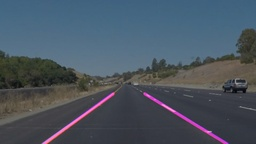
#> input picture test_images_out/solidYellowCurve.jpg, 256 x 144 px, shrunk from 960 x 540 before the run, found by its file name
$ jupyter execute --allow-errors identify_lanes_images.ipynb
#> lines starting #> are read from the running program, lines starting #| are printed output that depends on the picture; after the words box and inside, x2 and y2 are one past the last pixel; in counts of white or black regions, pixels touching at a corner belong together
### src/traffic_lanes_pipeline/view_filter.py

def lane_view_pixel(y, x, h, w, y_cut):
    ### Evaluates whether pixel is in the area of the image where lines are expected ###
    # y_cut is level of the top corner of visibility triangle
    x_mid = int(w / 2)

    if x <= x_mid:
        # y_cut = h + m * x_mid
        # m = (y_cut - h) / x_mid

        m = - y_cut / w * 2
        y_0 = h + m * x
        return y > y_0

    if x > x_mid:
        # y_cut = m * x_mid
        # m = y_cut / x_mid

        m = 2 * y_cut / w
        b = h - 2 * y_cut
        y_0 = m * x + b
        return y > y_0

def limit_view(image, ratio, color=0):
    assert (len(image.shape) == 2), "Only grey scale images are supported"
    img = image.copy()
    height, width = img.shape

    y_cut = int(ratio * height)
    for x in range(0, width):
        for y in range(0, height):
            if not lane_view_pixel(y, x, height, width, y_cut):
                img[y, x] = color

    return img

### src/traffic_lanes_pipeline/merge_lines.py
import math
import numpy as np
from src.traffic_lanes_pipeline.lane import TrafficLane, extend_line


def merge_lines(lines, height, width, y_cut=0.65):
    angles = map_lines(lines, height, width)
    res_list = {}
    for key, value in angles.items():
        if not value in res_list:
            res_list[value] = []
        res_list[value].append(key)

    res = {}
    for key, value in res_list.items():
        lane = TrafficLane(height, width, y_cut)
        for i in value:
            lane.add_line(lines[i])
        res[key] = lane
    return list(res.values())


def map_lines(lines, height, width):
    """Makes a dictionary of lists mapping lines with close angles"""
    res = []
    angles_map = dict()

    # Getting sorted index taken here:
    # https://stackoverflow.com/questions/6422700/how-to-get-indices-of-a-sorted-array-in-python
    sorted_lines_index = sorted(((e, i) for i, e in enumerate(lines)), key=lambda x: line_angle(x[0]))
    sorted_lines_index = [x[1] for x in sorted_lines_index]
    # print("Sorted Lines Index: {sorted_lines_index}".format(sorted_lines_index = sorted_lines_index))
    lines = sort_lines(lines)

    current_line = 0
    angle_difference = 0
    x_difference = 0
    angle_threshold = 5
    x_bottom_distance_threshold = width // 30
    for i in range(len(lines)):
        if i > 0:
            angle_difference = diff_angle(lines[i], lines[i - 1])
            x_bottom_distance = diff_lane_bottom_x(lines[i], lines[i - 1], height)
            # [4 lines of commented-out code are left out]
            if angle_difference > angle_threshold or x_bottom_distance > x_bottom_distance_threshold:
                current_line = i

        angles_map[sorted_lines_index[i]] = sorted_lines_index[current_line]

    return angles_map


def line_angle(line):
    x1, y1, x2, y2 = line[0]
    angle = math.atan2(y2 - y1, x2 - x1) * 180 / math.pi
    return angle


def sort_lines(lines):
    return sorted(lines, key=line_angle)


# [19 lines left out: functions diff_angle, diff_lane_bottom_x, line_bottom_x, not called in this run]

### src/traffic_lanes_pipeline/image_pipeline.py
import cv2
from matplotlib import pyplot as plt
import matplotlib.cm as cm
import numpy as np
import math
from skimage.filters import threshold_otsu

from src.traffic_lanes_pipeline.lanes import detect_traffic_lanes
from src.traffic_lanes_pipeline.view_filter import limit_view


def process_image(image):
    # NOTE: The output you return should be a color image (3 channel) for processing video below
    # you should return the final output (image where lines are drawn on lanes)
    canvas = cv2.cvtColor(image, cv2.COLOR_BGR2GRAY)

    lanes_grey = image_traffic_lanes(image)
    lanes_saturation = image_traffic_lanes(image, use_saturation = True)

    # Add lanes to the output image
    img_lanes_grey = np.copy(canvas) * 0  # creating a blank to draw lines on

    for lane in lanes_grey:
        if lane.confidence >= 0.25:
            x1, y1, x2, y2 = lane.coordinates[0]
            cv2.line(img_lanes_grey, (x1, y1), (x2, y2), 255, 10)

    img_lanes_grey = cv2.merge((img_lanes_grey, np.copy(canvas) * 0, np.copy(canvas) * 0))

    img_lanes_saturation = np.copy(canvas) * 0  # creating a blank to draw lines on

    for lane in lanes_saturation:
        if lane.confidence >= 0.40:
            x1, y1, x2, y2 = lane.coordinates[0]
            cv2.line(img_lanes_saturation, (x1, y1), (x2, y2), 255, 10)
    img_lanes_saturation = cv2.merge((np.copy(canvas) * 0, np.copy(canvas) * 0, img_lanes_saturation * 100))

    image_tagged = image.copy()
    image_tagged = cv2.addWeighted(image_tagged, 0.8, img_lanes_grey, 1, 0)
    image_tagged = cv2.addWeighted(image_tagged, 0.8, img_lanes_saturation, 1, 0)
    # image_tagged = cv2.cvtColor(image_tagged, cv2.COLOR_BGR2RGB)
    return image_tagged


def image_traffic_lanes(image, use_saturation = False):
    img_gradient_grey = gradient_filter(image)
    if use_saturation:
        img_gradient_saturation = gradient_filter(image, color_filter=color_filter_saturation)
        img_gradient = cv2.add(
            img_gradient_grey,
            img_gradient_saturation
        )
    else:
        img_gradient = img_gradient_grey

    img_limited_view = limit_view(img_gradient, ratio = 0.45)
    # return img_limited_view

    lines = detect_edges(img_limited_view)

    height, width = img_gradient.shape

    lanes = detect_traffic_lanes(lines, height, width)
    return lanes


def color_filter_grey(image):
    result = cv2.cvtColor(image, cv2.COLOR_BGR2GRAY)
    return result


def gradient_filter(image, color_filter = color_filter_grey):
    img_grey = color_filter(image)

    # Define a kernel size for Gaussian smoothing / blurring
    kernel_size = 5
    img_blur = cv2.GaussianBlur(img_grey, (kernel_size, kernel_size), 0)

    # Edge detection with Canny filter

    high_threshold = threshold_otsu(img_blur)

    low_threshold = int(high_threshold / 2)

    img_gradient = cv2.Canny(img_blur, low_threshold, high_threshold)
    return img_gradient


def detect_edges(image):
    # Define the Hough transform parameters
    # Make a blank the same size as our image to draw on
    height, width = image.shape
    rho = 1
    theta = np.pi / 180
    threshold = int(height * 0.10)
    min_line_length = int(height * 0.10)
    max_line_gap = min_line_length

    # Run Hough on edge detected image
    # OpenCV contains explanation of theory and parameters for HoughLinesP
    # https://opencv-python-tutroals.readthedocs.io/en/latest/py_tutorials/py_imgproc/py_houghlines/py_houghlines.html
    lines = cv2.HoughLinesP(
        image, rho, theta, threshold, np.array([]),
        min_line_length, max_line_gap)

    return lines


def color_filter_saturation(image):
    # this function improves detection
    # of the yellow line specifically
    image_hsv = cv2.cvtColor(image, cv2.COLOR_RGB2HSV)
    # set hue and value channels to 0
    image_hsv[:, :, 0] = 0
    image_hsv[:, :, 2] = 0

    result = cv2.cvtColor(image_hsv, cv2.COLOR_BGR2GRAY)
    return result

### identify_lanes_images.ipynb
[cell 1]
# conda install -c menpo opencv
# https://stackoverflow.com/questions/23119413/how-do-i-install-python-opencv-through-conda
import cv2
from matplotlib import pyplot as plt
import matplotlib.cm as cm
from matplotlib.colors import hsv_to_rgb
import numpy as np
import math
import itertools

from src.traffic_lanes_pipeline.merge_lines import merge_lines
# from src.traffic_lanes_pipeline.lanes import extend_line
from src.traffic_lanes_pipeline.view_filter import limit_view
from src.traffic_lanes_pipeline.image_pipeline import process_image, gradient_filter, color_filter_saturation

from skimage.filters import threshold_otsu

## Greyscale the image

[cell 2]
img_path = 'test_images/solidYellowCurve.jpg'
img = cv2.imread(img_path, cv2.IMREAD_COLOR)
#> img is the input picture: shape (144, 256, 3); mean B, G, R 97.4, 85.4, 74.3

cv2.imwrite(
    "writeup_images/image.jpg",
    img
)

# This is to compensate for the fact that
# opencv image layers are stored in reverse order - BGR
# @alsosee https://www.pyimagesearch.com/2014/11/03/display-matplotlib-rgb-image/
img_color = cv2.cvtColor(img, cv2.COLOR_BGR2RGB)
plt.imshow(img_color)

[cell 3]
img_grey = cv2.cvtColor(img, cv2.COLOR_BGR2GRAY)
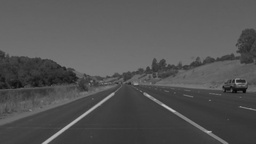
#> img_grey: shape (144, 256); min 6, max 195, mean 83.4

plt.imshow(img_grey, cmap=cm.gray, vmin=0, vmax=255)

cv2.imwrite(
    "writeup_images/img_grey.jpg",
    img_grey
)
#> Out = True

## HSV Image layer to identify yellow lines (challenge)

On of the key obstacles for the the algorithm was
recognition of pale yellow lines in the challenge video.

After experimenting with different filtering options based on layers,
saturation turned out to be the most efficent to highlight the yellow line.

Application of the filter can be seen in the image bellow.

[cell 4]
image_hsv = cv2.cvtColor(img, cv2.COLOR_RGB2HSV)
#> image_hsv: shape (144, 256, 3); mean H, S, V 41.6, 70.3, 100.9

h = image_hsv.copy()
# set green and red channels to 0
h[:, :, 0] = 0
#> h: shape (144, 256, 3); mean H, S, V 0, 70.3, 100.9
h[:, :, 2] = 0
#> h: shape (144, 256, 3); mean H, S, V 0, 70.3, 0

image_hsv_grey = cv2.cvtColor(h, cv2.COLOR_BGR2GRAY)
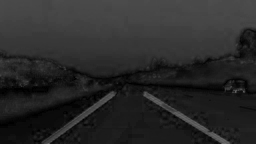
#> image_hsv_grey: shape (144, 256); min 0, max 108, mean 41.3


plt.imshow(image_hsv_grey, cmap=cm.gray)

## Apply gradient filter to identify edges

Gradient filter can be applied to the grey scale image to identify
points on the where color intensity changes the most.

On this example image these we can expect bright road lines to be picked
up by the filter.

Application of the GaussianBlur prior to Edge detection
reduces number of edgets that will be identified in the next step.

[cell 5]
# Define a kernel size for Gaussian smoothing / blurring
# Note: this step is optional as cv2.Canny() applies a 5x5 Gaussian internally
kernel_size = 5
#img_blur = cv2.GaussianBlur(img_grey,(kernel_size, kernel_size), 0)
img_blur = img_grey

[cell 6]
thresholds = [(20, 55), (50, 150), (50, 200), (30, 200), (70, 200),
              (50, 180), (50, 220), (50, 250),
              (100, 150), (100, 200), (100, 250),
              (150, 150), (150, 200), (150, 250)]


for l, h in thresholds:
    img_gradient = cv2.Canny(img_blur, l, h)
    cv2.putText(
        img_gradient,
        "Thresholds (l,h): {l}, {h}".format(l = l, h = h),
        (50,50),
        cv2.FONT_HERSHEY_SIMPLEX,
        1,
        255
    )
    cv2.imwrite(
        "writeup_images/img_canny_tunning_{l}_{h}.jpg".format(l = l, h = h),
        img_gradient
    )
#> this loop made 14 passes
#> pass 1, `img_gradient = cv2.Canny(img_blur, l, h)`:
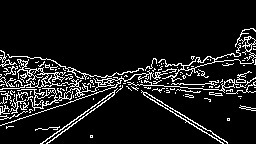
#> img_gradient: shape (144, 256); 10.2% white in thin lines or dots, all inside (x1, y1, x2, y2) = (0, 28, 256, 144)
#> after the loop:
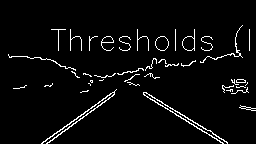
#> img_gradient: shape (144, 256); 4.1% white in thin lines or dots, all inside (x1, y1, x2, y2) = (8, 25, 256, 144)

Thresholds | Lower 50 | Lower 100 | Lower 150
:-------|:--------------------------:|:--------------------------:|:--------------------------:
Upper 150 | |  |
Upper 200 | |  |
Upper 250 | |  |

[cell 7]
high_threshold = threshold_otsu(img_blur)
#> high_threshold = 81
print(high_threshold)
#| 81

low_threshold = int(high_threshold / 2)
#> low_threshold = 40

img_gradient = cv2.Canny(img_blur, low_threshold, high_threshold)

plt.imshow(img_gradient, cmap='Greys_r')


cv2.imwrite(
    "writeup_images/img_gradient.jpg",
    img_gradient
)

height, width = img_grey.shape
#> height = 144; width = 256
crop_y1 = int(height * 0.55)
#> crop_y1 = 79
crop_y2 = height
#> crop_y2 = 144
crop_x1 = int(width * 0.2)
#> crop_x1 = 51
crop_x2 = int(width * 0.8)
#> crop_x2 = 204
img_blur_crop = img_blur[crop_y1:crop_y2, crop_x1:crop_x2].copy()
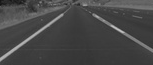
#> img_blur_crop: shape (65, 153); min 19, max 195, mean 70.7
plt.imshow(img_blur_crop, cmap='Greys_r')
high_threshold2 = threshold_otsu(img_blur_crop)
#> high_threshold2 = 87
print(high_threshold2)
#| 87

## Reduce image scope

To detect lanes on the road it will help to reduce the view
of the camera to the road ahead of the car which can be asumed
to be a triangle formed between:

 - left bottom corner of the image
 - right bottom corner
 - point in the middle by x and 2/3 from the bottom by y

[cell 8]
# Demo output of the `limit_view()` function
img_view_demo = np.copy(img_grey) * 0 #creating a blank to draw lines on
#> img_view_demo: shape (144, 256); every value is 0
img_view_demo = limit_view(img_view_demo, ratio = 0.45, color = 255) # remove color outside of the road view
#> after the loop in limit_view, `for x in range(0, width):`:
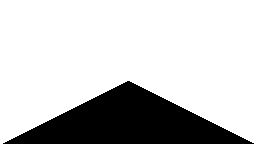
#> img: shape (144, 256); 78.3% white; 1 black region, box (x1, y1, x2, y2) and area: (3, 81, 254, 144) 8001
plt.imshow(img_view_demo, cmap='Greys_r')

cv2.imwrite(
    "writeup_images/img_view_demo.jpg",
    img_view_demo
)
#> Out = True

[cell 9]
img_limited_view = limit_view(img_gradient, ratio = 0.45)
#> call 2 of limit_view, with ratio = 0.45, color = 0
#> after the loop in limit_view (call 2), `for x in range(0, width):`:
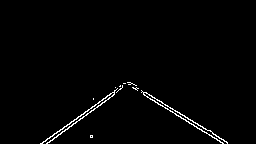
#> img: shape (144, 256); 1.5% white in thin lines or dots, all inside (x1, y1, x2, y2) = (40, 82, 228, 144)
plt.imshow(img_limited_view, cmap='Greys_r')


cv2.imwrite(
    "writeup_images/img_limited_view.jpg",
    img_limited_view
)
#> Out = True

[cell 10]
# Define the Hough transform parameters
# Make a blank the same size as our image to draw on
rho = 1
theta = np.pi / 180
threshold = 50
min_line_length = 100
max_line_gap = 50

line_image = np.copy(img_limited_view) * 0 #creating a blank to draw lines on

# Run Hough on edge detected image
# OpenCV contains explanation of theory and parameters for HoughLinesP
# https://opencv-python-tutroals.readthedocs.io/en/latest/py_tutorials/py_imgproc/py_houghlines/py_houghlines.html
lines = cv2.HoughLinesP(
    img_limited_view, rho, theta, threshold, np.array([]),
                            min_line_length, max_line_gap)

print("Lines detected: {lines}".format(lines = len(lines)))
#| Lines detected: 1

height, width = img_grey.shape

#> (the rest of this cell did not finish here and is left out)

#> the loop in map_lines, `for i in range(len(lines)):` made 1 pass
#> the loop in merge_lines, `for key, value in angles.items():` made 1 pass
#> (key, value) on pass 1: (0, 0)
#> the loop in merge_lines, `for key, value in res_list.items():` made 1 pass


print("Lines merged into: {output}".format(output = len(lines_output)))


# Iterate over the output "lines" and draw lines on the blank
for line in lines_output:
    for x1, y1, x2, y2 in line.coordinates:
        cv2.line(line_image, (x1, y1), (x2, y2), 255, 10)


plt.imshow(line_image)

# Create a "color" binary image to combine with line image
color_edges = np.dstack((img_limited_view, img_limited_view, img_limited_view))

plt.imshow(color_edges)
line_image = cv2.merge((np.copy(img_limited_view) * 0, np.copy(img_limited_view) * 0, line_image))
# Draw the lines on the edge image
combo = cv2.addWeighted(color_edges, 0.8, line_image, 1, 0)
plt.imshow(combo)

## Result

Now we can combine lines derived from the pipeline above with original image to visually evaulate performance of the algorithm.

In this example result is only partially satisfactory:

* Continious line on the right side is identified completely
* First section of the broken line on the left side is identified

However, most of segments of the broken line on the left side are undetected.

There are possible ares for research to improve this:

 * Apply Canny edge detection to the relevant part of the image with different threshold level
 * Apply line detection iteratively over the depth of the image with different threshold levels
   to capture smaller
 * Interpolate broken lines using the perspective geometry. This pottentially can inform about the shape of the lane based on the other line(s)

[cell 11]
img_demo = img.copy()
#> (the rest of this cell did not finish here and is left out)

[cell 12]
img_gradient_1 = gradient_filter(img)
img_gradient_2 = gradient_filter(img, color_filter = color_filter_saturation)
#> in gradient_filter (call 2), `img_gradient = cv2.Canny(img_blur, low_threshold, high_threshold)`:
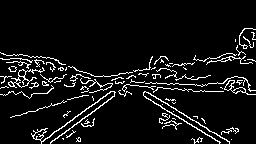
#> img_gradient: shape (144, 256); 7.3% white in thin lines or dots, all inside (x1, y1, x2, y2) = (0, 28, 256, 144)

cv2.imwrite(
    "writeup_images/img_gradient_saturation.jpg",
    img_gradient_2
)

img_gradient_combined = cv2.add(img_gradient_1, img_gradient_2)
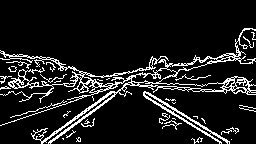
#> img_gradient_combined: shape (144, 256); 11.2% white in thin lines or dots, all inside (x1, y1, x2, y2) = (0, 28, 256, 144)
print(img_gradient_combined.shape)
#| (144, 256)
cv2.imwrite(
    "writeup_images/img_gradient_combined.jpg",
    img_gradient_combined
)

plt.imshow(img_gradient_2)

[cell 13]
img_saturation = color_filter_saturation(img)
print(img_saturation.shape)
#| (144, 256)
plt.imshow(img_saturation, cmap='Greys_r')

[cell 14]
img = cv2.imread(img_path, cv2.IMREAD_COLOR)

#> (the rest of this cell did not finish here and is left out)

#> call 3 of limit_view, with ratio = 0.45, color = 0
#> after the loop in limit_view (call 3), `for x in range(0, width):`:
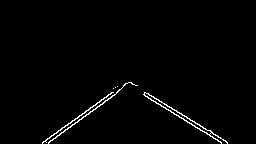
#> img: shape (144, 256); 1.5% white in thin lines or dots, all inside (x1, y1, x2, y2) = (42, 82, 228, 144)

$ run again, with test_images_out/challenge.jpg copied over test_images_out/solidYellowCurve.jpg
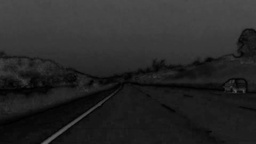
#> input picture test_images_out/challenge.jpg, 256 x 144 px, shrunk from 960 x 540 before the run, found by its file name
#> img is the input picture: shape (144, 256, 3); min 0, max 101, mean 39.8
#> `cv2.imwrite( "writeup_images/img_grey.jpg", img_grey )`: Out = True
#> image_hsv: shape (144, 256, 3); mean H, S, V 0, 0, 39.8
#> h: shape (144, 256, 3); every value is 0
#> image_hsv_grey: shape (144, 256); every value is 0
#> after the loop `for l, h in thresholds:`:
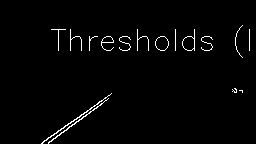
#> img_gradient: shape (144, 256); 1.8% white in thin lines or dots, all inside (x1, y1, x2, y2) = (41, 25, 250, 144)
#> high_threshold = 42
#| 42
#> low_threshold = 21
#> high_threshold2 = 19
#| 19
#> `cv2.imwrite( "writeup_images/img_view_demo.jpg", img_view_demo )`: Out = True
#| (144, 256)
#| (144, 256)
#> after the loop in limit_view (call 3), `for x in range(0, width):`:
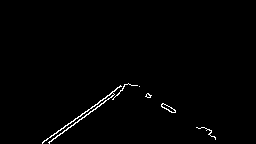
#> img: shape (144, 256); 1% white in thin lines or dots, all inside (x1, y1, x2, y2) = (42, 83, 216, 144)

$ run again, with test_images_out/solidWhiteCurve.jpg copied over test_images_out/solidYellowCurve.jpg
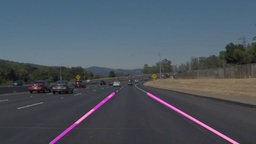
#> input picture test_images_out/solidWhiteCurve.jpg, 256 x 144 px, shrunk from 960 x 540 before the run, found by its file name
#> img is the input picture: shape (144, 256, 3); mean B, G, R 96.1, 86.1, 77.9
#> `cv2.imwrite( "writeup_images/img_grey.jpg", img_grey )`: Out = True
#> image_hsv: shape (144, 256, 3); mean H, S, V 54.4, 57.6, 99.2
#> high_threshold = 84
#| 84
#> low_threshold = 42
#> high_threshold2 = 90
#| 90
#> img_view_demo: shape (144, 256); every value is 0
#> `cv2.imwrite( "writeup_images/img_view_demo.jpg", img_view_demo )`: Out = True
#| Lines detected: 2
#> the loop in map_lines, `for i in range(len(lines)):` made 2 passes
#> img_gradient_combined: shape (144, 256); 10.6% white in thin lines or dots, all inside (x1, y1, x2, y2) = (0, 33, 256, 144)
#| (144, 256)
#| (144, 256)
#> after the loop in limit_view (call 3), `for x in range(0, width):`:
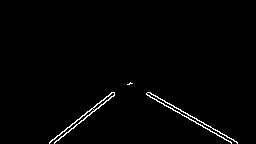
#> img: shape (144, 256); 1.4% white in thin lines or dots, all inside (x1, y1, x2, y2) = (49, 82, 238, 144)
